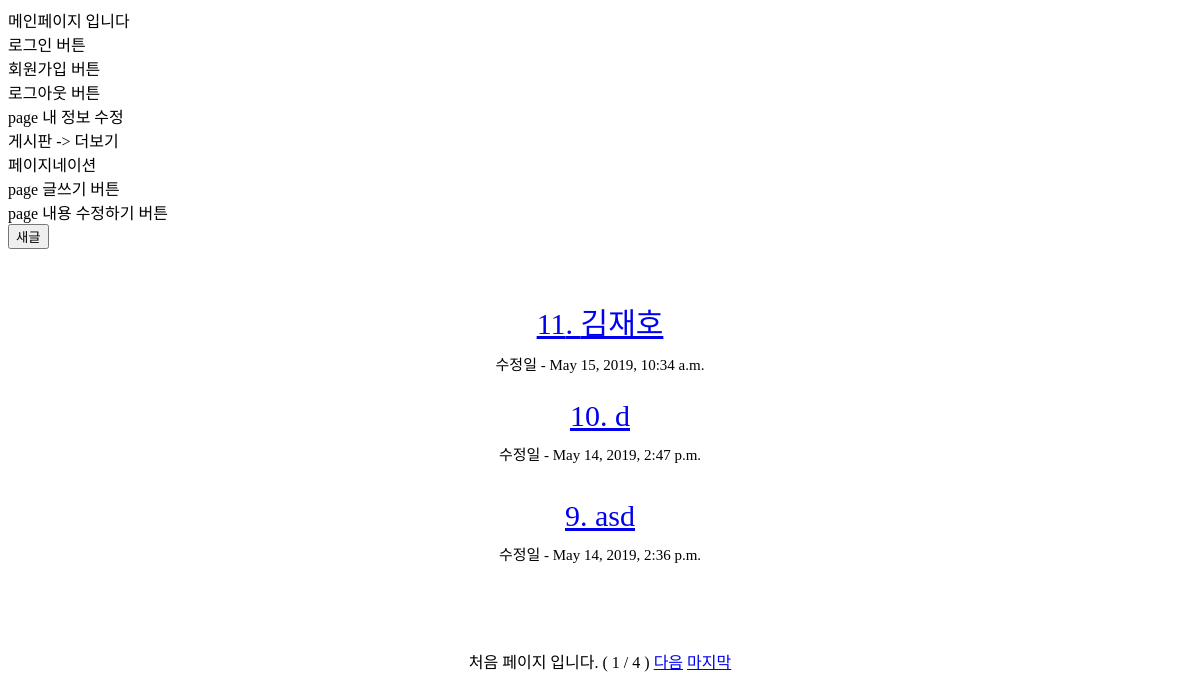
Before: / with the older database file.
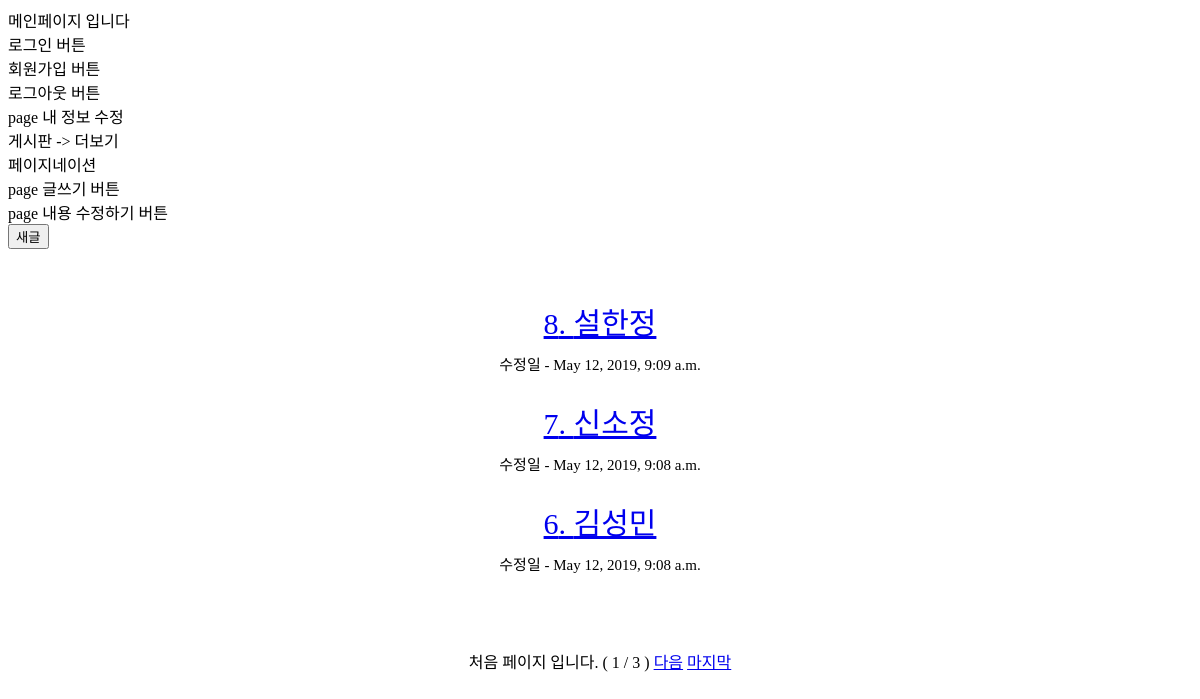
After: the same page with the newer database file.
### INUBLOG_APP/models.py (models this page shows, shortened)
class BlogContents(models.Model):
    title = models.CharField(max_length = 50)
    enroll_date = models.DateTimeField()
    modify_date = models.DateTimeField()
    body = models.TextField()

### INUBLOG_APP/views.py (the view)
# urls.py: path('', appViews.mainPage, name = "mainPage"),
def mainPage(request):
    contents_list = appModel.BlogContents.objects.all().order_by('-id')
    pagination = Paginator(contents_list, 3)
    page = request.GET.get('page')
    posts = pagination.get_page(page)
    return render(request, 'main.html', {'blogList': posts})

### INUBLOG_APP/templates/main.html (shortened to what this page needs)
<!DOCTYPE html>
<html lang="en">
    <head>
    </head>
    <body>
            메인페이지 입니다 <br>
            로그인 버튼 <br>
            회원가입 버튼 <br>
            로그아웃 버튼 <br>
            page 내 정보 수정 <br>
            게시판 -> 더보기 <br>
            페이지네이션 <br>
            page 글쓰기 버튼 <br>
            page 내용 수정하기 버튼 <br>
            <form method="GET" action="{% url 'newContentsPage' %}">
                <input type="submit" value="새글">
            </form>
            {% for item in blogList %}
                <div style="display: flex; flex-direction: column; height: 50px; margin-top: 50px; align-items: center">
                    <div style="display: flex; align-items: center; font-size: 30px">
                        <a href="main/detail/?title={{item.title}}">{{item.id}}. {{item.title}}</a>
                    </div>
                    <div style="display: flex; align-items: center; padding-top: 10px; font-size: 15px;">
                        수정일 - {{item.modify_date}}
                    </div>
                </div>
            {% endfor %}
            <div style="width: 100%; text-align: center; margin-top: 100px">
                    {% if blogList.number != 1 %}
                    <a href="?page=1">처음</a>
                    {% else %}
                        <a> 처음 페이지 입니다.</a>
                    {% endif %}
                    (
                    <span>{{blogList.number}}</span>
                    /
                    <span>{{blogList.paginator.num_pages}}</span>
                    )
                    {% if blogList.number < blogList.paginator.num_pages %}
                        <a href="?page={{blogList.next_page_number}}">다음</a>
                    {% endif %}
                    {% if blogList.number != blogList.paginator.num_pages%}
                        <a href="?page={{blogList.paginator.num_pages}}">마지막</a>
                    {% else %}
                        <a> 마지막 페이지 입니다.</a>
                    {% endif %}
                </div>
    </body>
</html>

Changed rows visible on the page:
removed BlogContents: id "11", title "김재호", modify_date "May 15, 2019, 10:34 a.m."
removed BlogContents: id "10", title "d", modify_date "May 14, 2019, 2:47 p.m."
removed BlogContents: id "9", title "asd", modify_date "May 14, 2019, 2:36 p.m."
now on this page (row unchanged): BlogContents: id "8", title "설한정", modify_date "May 12, 2019, 9:09 a.m."
now on this page (row unchanged): BlogContents: id "7", title "신소정", modify_date "May 12, 2019, 9:08 a.m."
now on this page (row unchanged): BlogContents: id "6", title "김성민", modify_date "May 12, 2019, 9:08 a.m."
Other visible differences:
{{ blogList.paginator.num_pages }}: "4" → "3"
